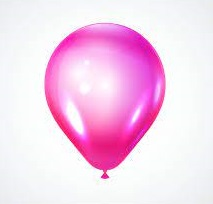
#> input picture data/ballon.jpg, 213 x 204 px
$ python fitting_shape.py
#> lines starting #> are read from the running program, lines starting #| are printed output that depends on the picture; after the words box and inside, x2 and y2 are one past the last pixel; in counts of white or black regions, pixels touching at a corner belong together
#> in main, image is the input picture: shape (204, 213, 3); mean B, G, R 237, 211.7, 246.1
# FatheVision AI  code
import sys

import cv2
import numpy as np


def find_contours(img):
    """
    find the contour in the image
    Args:
        img: input image

    Returns:
        tuple of contours
    """
    image_gray = cv2.cvtColor(img, cv2.COLOR_BGR2GRAY)
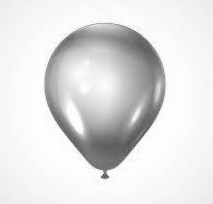
#> image_gray: shape (204, 213); min 81, max 255, mean 224.8
    image_edges = cv2.Canny(image_gray, 100, 200, L2gradient=True)
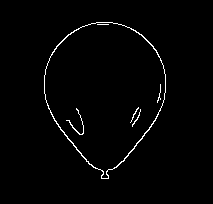
#> image_edges: shape (204, 213); 1.5% white in thin lines or dots, all inside (x1, y1, x2, y2) = (44, 22, 166, 179)
    contours, hierarchy = cv2.findContours(image=image_edges, mode=cv2.RETR_EXTERNAL, method=cv2.CHAIN_APPROX_NONE)
#> contours = 1 contour; box (x1, y1, x2, y2) and area: (44, 22, 166, 179) 13148
    return contours


def rectangle(img, cnt):
    """
    fit rectangle in contour
    Args:
        img: input image
        cnt: input contour

    Returns:
        image with rectangle drawn over the contour.
    """
    x, y, w, h = cv2.boundingRect(cnt)
    cv2.rectangle(img, (x, y), (x + w, y + h), (0, 0, 255), 2)
    return img


# [63 lines left out: functions rotated_rectangle, ellipse, line, circle, not called in this run]


def main():
    image_path = "../data/ballon.jpg"
    image = cv2.imread(image_path)

    contours = find_contours(image)
    cnt = contours[0]
#> cnt = contour of 382 points, box (x1, y1, x2, y2) (44, 22, 166, 179), area 13148
    cv2.drawContours(image, contours, -1, (0, 255, 0), 2, cv2.LINE_AA)
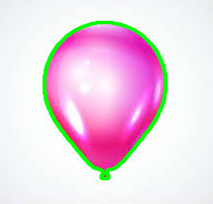
#> image: shape (204, 213, 3); 5.13% of pixels changed, all inside (x1, y1, x2, y2) = (42, 20, 168, 181)

    while True:
        print("****************")
        print("Enter your choice")
        print("1: Rectangle")
        print("2: Rotated Rectangle")
        print("3: Ellipse")
        print("4: Line")
        print("5: Circle")
        print("q: quit")
        choice = input("Enter your choice ")
#> the answer given: 1
#> in rectangle, `x, y, w, h = cv2.boundingRect(cnt)`: x = 44; y = 22; w = 122; h = 157
#> in rectangle, `cv2.rectangle(img, (x, y), (x + w, y + h), (0, 0, 255), 2)`:
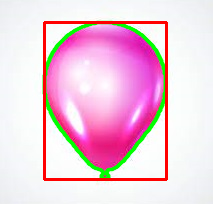
#> img: shape (204, 213, 3); mean of channels 0, 1, 2 220.7, 205.3, 238.6; drawn as B, G, R
#> the answer given: 1
#> the answer given: 1
#> the answer given: 1
#> the answer given: 1
#> the answer given: 1

        if choice == "1":
            img = rectangle(image.copy(), cnt)
        elif choice == "2":
            img = rotated_rectangle(image.copy(), cnt)
        elif choice == "3":
            img = ellipse(image.copy(), cnt)
        elif choice == "4":
            img = line(image.copy(), cnt)
        elif choice == "5":
            img = circle(image.copy(), cnt)
        elif choice == "q":
            sys.exit(0)
        else:
            print("****  wrong choice  ****")
            continue
        cv2.imshow('Image contours', img)
        cv2.waitKey(0)
    cv2.destroyAllWindows()


if __name__ == "__main__":
#> (the run stopped early here; a loop or call above may not have finished)
